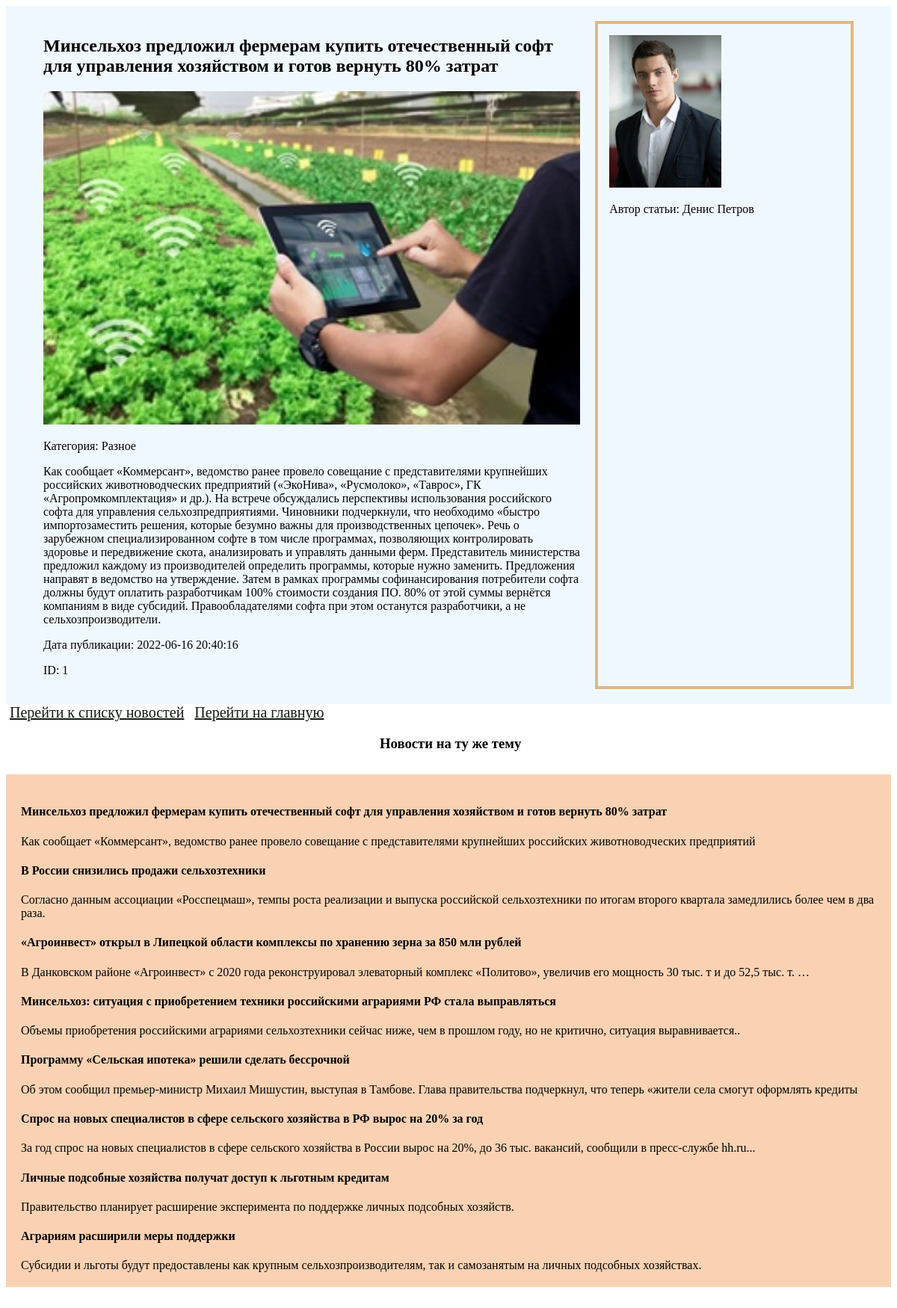
Page /news_detail.php?id=1 on the committed database.
### tables this page shows
CREATE TABLE `news` (
  `id` int(11) NOT NULL,
  `category` varchar(255) NOT NULL,
  `title` varchar(255) NOT NULL,
  `short_text` varchar(255) NOT NULL,
  `full_text` text NOT NULL,
  `news_image` varchar(255) NOT NULL,
  `add_date` timestamp NOT NULL DEFAULT current_timestamp(),
  `author_id` int(11) NOT NULL
);

CREATE TABLE IF NOT EXISTS `authors` (
  `id` int(11) NOT NULL,
  `first_name` varchar(255) NOT NULL,
  `last_name` varchar(255) NOT NULL,
  `avatar` varchar(255) NOT NULL
);

### news_detail.php (the view, shortened to what this page needs)
<?php
$pdo = require 'db_connect.php';
$id = (int)$_GET['id'];
$query = "SELECT news.id, category, title, full_text, news_image, add_date,
first_name, last_name, avatar
FROM news, authors
WHERE news.author_id = authors.id
AND news.id = ?";
$result = $pdo->prepare($query);
$result->execute([$id]);
$news_data = $result->fetch();
$news_data['full_text'] = str_replace("\r\n", '</p><p>', $news_data['full_text']);
$query = "SELECT * FROM news WHERE category = '$news_data[category]'";
$result = $pdo->query($query);
$category_news =$result->fetchAll();
?>
<!doctype html>
<html lang="en">
<head>
</head>
<body>
  <div class="news_block">
      <?php
      echo <<<_HTML_
              <div class="news">
<h2>$news_data[title]</h2>
<img width="200" src="$news_data[news_image]" alt="$news_data[title]">
<p><span>Категория:</span> $news_data[category]</p>
<p>$news_data[full_text]</p>
<p><span>Дата публикации:</span> $news_data[add_date]</p>
<p><span>ID:</span> $news_data[id]</p>
</div>
               <div class="author">
             <img width="100" src="$news_data[avatar]" alt="$news_data[last_name]">
              <p><span>Автор статьи:</span>  $news_data[first_name]  $news_data[last_name]</p>
               </div>
_HTML_;
      ?>
  </div>
  <div class="link">
    <a href="news.php">Перейти к списку новостей</a>
    <a href="user.php">Перейти на главную</a>
  </div>
  <h3>Новости на ту же тему</h3>
<div class="category_news ">
    <?php
    foreach ($category_news as $news_item){
        echo "<div class = 'category_news_item'>";
          echo "<h4>$news_item[title]</h4>";
        echo "$news_item[short_text]";
    }
    ?>
</div>
</body>
</html>

### news_detail.php (style rules this page uses)
.news_block { max-width: 1200px; background: aliceblue; margin: 0 auto; padding: 20px 50px; display: flex; gap: 20px; }
.link a { font-size: 20px; color: #131a13; padding: 5px; }
.news { width: 70%; }
.news img { width: 100%; }
.author { width: 30%; padding: 15px; border: 4px solid burlywood; }
.author img { width: 150px }
.category_news { max-width: 1200px; margin: 30px auto; background: #fad2b3; display: flex; justify-content: space-around; padding: 20px; }
h3 { display: block; margin-left: 500px; }

### rows in the picture
news: title "Минсельхоз предложил фермерам купить отечественный софт для управления хозяйством и готов вернуть 80% затрат", news_image (picture), category "Разное", full_text "Как сообщает «Коммерсант», ведомство ранее провело совещание с представителями крупнейших российских животноводческих предприятий («ЭкоНива», «Русмолоко», «Таврос», ГК «Агропромкомплектация» и др.). На встрече обсуждались перспективы использования российского софта для управления сельхозпредприятиями. Чиновники подчеркнули, что необходимо «быстро импортозаместить решения, которые безумно важны для производственных цепочек». Речь о зарубежном специализированном софте в том числе программах, позволяющих контролировать здоровье и передвижение скота, анализировать и управлять данными ферм. Представитель министерства предложил каждому из производителей определить программы, которые нужно…", add_date "2022-06-16 20:40:16", id "1", author.avatar (picture), author.first_name "Денис", author.last_name "Петров", short_text "Как сообщает «Коммерсант», ведомство ранее провело совещание с представителями крупнейших российских животноводческих предприятий"
news: title "В России снизились продажи сельхозтехники", short_text "Согласно данным ассоциации «Росспецмаш», темпы роста реализации и выпуска российской сельхозтехники по итогам второго квартала замедлились более чем в два раза."
news: title "«Агроинвест» открыл в Липецкой области комплексы по хранению зерна за 850 млн рублей", short_text "В Данковском районе «Агроинвест» с 2020 года реконструировал элеваторный комплекс «Политово», увеличив его мощность 30 тыс. т и до 52,5 тыс. т. …"
news: title "Минсельхоз: ситуация с приобретением техники российскими аграриями РФ стала выправляться", short_text "Объемы приобретения российскими аграриями сельхозтехники сейчас ниже, чем в прошлом году, но не критично, ситуация выравнивается.."
news: title "Программу «Сельская ипотека» решили сделать бессрочной", short_text "Об этом сообщил премьер-министр Михаил Мишустин, выступая в Тамбове. Глава правительства подчеркнул, что теперь «жители села смогут оформлять кредиты"
news: title "Спрос на новых специалистов в сфере сельского хозяйства в РФ вырос на 20% за год", short_text "За год спрос на новых специалистов в сфере сельского хозяйства в России вырос на 20%, до 36 тыс. вакансий, сообщили в пресс-службе hh.ru..."
news: title "Личные подсобные хозяйства получат доступ к льготным кредитам", short_text "Правительство планирует расширение эксперимента по поддержке личных подсобных хозяйств."
news: title "Аграриям расширили меры поддержки", short_text "Субсидии и льготы будут предоставлены как крупным сельхозпроизводителям, так и самозанятым на личных подсобных хозяйствах."
